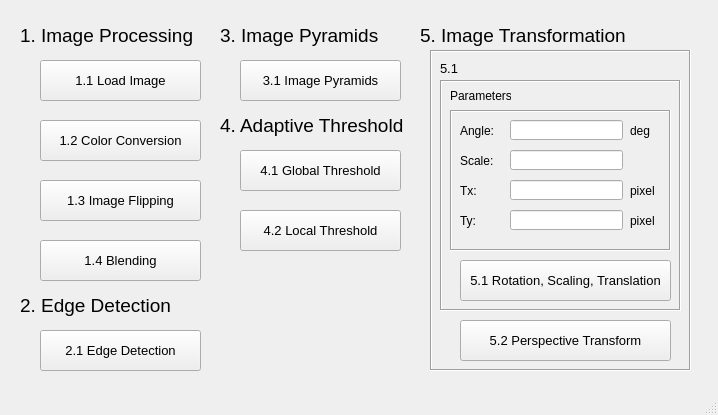
<?xml version="1.0" encoding="UTF-8"?>
<ui version="4.0">
 <class>MainWindow</class>
 <widget class="QMainWindow" name="MainWindow">
  <property name="geometry">
   <rect>
    <x>0</x>
    <y>0</y>
    <width>718</width>
    <height>415</height>
   </rect>
  </property>
  <property name="windowTitle">
   <string>MainWindow</string>
  </property>
  <widget class="QWidget" name="centralwidget">
   <widget class="QPushButton" name="btn2_1">
    <property name="geometry">
     <rect>
      <x>40</x>
      <y>330</y>
      <width>161</width>
      <height>41</height>
     </rect>
    </property>
    <property name="font">
     <font>
      <family>Arial</family>
      <pointsize>10</pointsize>
     </font>
    </property>
    <property name="text">
     <string>2.1 Edge Detection</string>
    </property>
   </widget>
   <widget class="QPushButton" name="btn4_1">
    <property name="geometry">
     <rect>
      <x>240</x>
      <y>150</y>
      <width>161</width>
      <height>41</height>
     </rect>
    </property>
    <property name="font">
     <font>
      <family>Arial</family>
      <pointsize>10</pointsize>
     </font>
    </property>
    <property name="text">
     <string>4.1 Global Threshold</string>
    </property>
   </widget>
   <widget class="QPushButton" name="btn4_2">
    <property name="geometry">
     <rect>
      <x>240</x>
      <y>210</y>
      <width>161</width>
      <height>41</height>
     </rect>
    </property>
    <property name="font">
     <font>
      <family>Arial</family>
      <pointsize>10</pointsize>
     </font>
    </property>
    <property name="text">
     <string>4.2 Local Threshold</string>
    </property>
   </widget>
   <widget class="QLabel" name="label">
    <property name="geometry">
     <rect>
      <x>20</x>
      <y>20</y>
      <width>181</width>
      <height>31</height>
     </rect>
    </property>
    <property name="font">
     <font>
      <family>Arial</family>
      <pointsize>14</pointsize>
     </font>
    </property>
    <property name="text">
     <string>1. Image Processing</string>
    </property>
   </widget>
   <widget class="QLabel" name="label_2">
    <property name="geometry">
     <rect>
      <x>20</x>
      <y>290</y>
      <width>181</width>
      <height>31</height>
     </rect>
    </property>
    <property name="font">
     <font>
      <family>Arial</family>
      <pointsize>14</pointsize>
     </font>
    </property>
    <property name="text">
     <string>2. Edge Detection</string>
    </property>
   </widget>
   <widget class="QLabel" name="label_3">
    <property name="geometry">
     <rect>
      <x>420</x>
      <y>20</y>
      <width>211</width>
      <height>31</height>
     </rect>
    </property>
    <property name="font">
     <font>
      <family>Arial</family>
      <pointsize>14</pointsize>
     </font>
    </property>
    <property name="text">
     <string>5. Image Transformation</string>
    </property>
   </widget>
   <widget class="QLabel" name="label_4">
    <property name="geometry">
     <rect>
      <x>220</x>
      <y>110</y>
      <width>191</width>
      <height>31</height>
     </rect>
    </property>
    <property name="font">
     <font>
      <family>Arial</family>
      <pointsize>14</pointsize>
     </font>
    </property>
    <property name="text">
     <string>4. Adaptive Threshold</string>
    </property>
   </widget>
   <widget class="QFrame" name="frame_3">
    <property name="geometry">
     <rect>
      <x>430</x>
      <y>50</y>
      <width>261</width>
      <height>321</height>
     </rect>
    </property>
    <property name="frameShape">
     <enum>QFrame::Box</enum>
    </property>
    <property name="frameShadow">
     <enum>QFrame::Sunken</enum>
    </property>
    <widget class="QFrame" name="frame_5">
     <property name="geometry">
      <rect>
       <x>10</x>
       <y>30</y>
       <width>241</width>
       <height>231</height>
      </rect>
     </property>
     <property name="frameShape">
      <enum>QFrame::Box</enum>
     </property>
     <property name="frameShadow">
      <enum>QFrame::Sunken</enum>
     </property>
     <widget class="QPushButton" name="btn5_1">
      <property name="geometry">
       <rect>
        <x>20</x>
        <y>180</y>
        <width>211</width>
        <height>41</height>
       </rect>
      </property>
      <property name="font">
       <font>
        <family>Arial</family>
        <pointsize>10</pointsize>
       </font>
      </property>
      <property name="text">
       <string>5.1 Rotation, Scaling, Translation</string>
      </property>
     </widget>
     <widget class="QLabel" name="label_9">
      <property name="geometry">
       <rect>
        <x>10</x>
        <y>0</y>
        <width>61</width>
        <height>31</height>
       </rect>
      </property>
      <property name="font">
       <font>
        <pointsize>9</pointsize>
       </font>
      </property>
      <property name="text">
       <string>Parameters</string>
      </property>
     </widget>
     <widget class="QFrame" name="frame_6">
      <property name="geometry">
       <rect>
        <x>10</x>
        <y>30</y>
        <width>221</width>
        <height>141</height>
       </rect>
      </property>
      <property name="frameShape">
       <enum>QFrame::Box</enum>
      </property>
      <property name="frameShadow">
       <enum>QFrame::Sunken</enum>
      </property>
      <widget class="QLabel" name="label_10">
       <property name="geometry">
        <rect>
         <x>10</x>
         <y>10</y>
         <width>47</width>
         <height>21</height>
        </rect>
       </property>
       <property name="font">
        <font>
         <pointsize>9</pointsize>
        </font>
       </property>
       <property name="text">
        <string>Angle:</string>
       </property>
      </widget>
      <widget class="QLabel" name="label_11">
       <property name="geometry">
        <rect>
         <x>10</x>
         <y>40</y>
         <width>47</width>
         <height>21</height>
        </rect>
       </property>
       <property name="font">
        <font>
         <pointsize>9</pointsize>
        </font>
       </property>
       <property name="text">
        <string>Scale:</string>
       </property>
      </widget>
      <widget class="QLabel" name="label_12">
       <property name="geometry">
        <rect>
         <x>10</x>
         <y>70</y>
         <width>47</width>
         <height>21</height>
        </rect>
       </property>
       <property name="font">
        <font>
         <pointsize>9</pointsize>
        </font>
       </property>
       <property name="text">
        <string>Tx:</string>
       </property>
      </widget>
      <widget class="QLabel" name="label_13">
       <property name="geometry">
        <rect>
         <x>10</x>
         <y>100</y>
         <width>47</width>
         <height>21</height>
        </rect>
       </property>
       <property name="font">
        <font>
         <pointsize>9</pointsize>
        </font>
       </property>
       <property name="text">
        <string>Ty:</string>
       </property>
      </widget>
      <widget class="QLineEdit" name="edtAngle">
       <property name="geometry">
        <rect>
         <x>60</x>
         <y>10</y>
         <width>113</width>
         <height>20</height>
        </rect>
       </property>
      </widget>
      <widget class="QLineEdit" name="edtScale">
       <property name="geometry">
        <rect>
         <x>60</x>
         <y>40</y>
         <width>113</width>
         <height>20</height>
        </rect>
       </property>
      </widget>
      <widget class="QLineEdit" name="edtTx">
       <property name="geometry">
        <rect>
         <x>60</x>
         <y>70</y>
         <width>113</width>
         <height>20</height>
        </rect>
       </property>
      </widget>
      <widget class="QLineEdit" name="edtTy">
       <property name="geometry">
        <rect>
         <x>60</x>
         <y>100</y>
         <width>113</width>
         <height>20</height>
        </rect>
       </property>
      </widget>
      <widget class="QLabel" name="label_14">
       <property name="geometry">
        <rect>
         <x>180</x>
         <y>10</y>
         <width>21</width>
         <height>21</height>
        </rect>
       </property>
       <property name="font">
        <font>
         <family>Arial</family>
         <pointsize>9</pointsize>
        </font>
       </property>
       <property name="text">
        <string>deg</string>
       </property>
      </widget>
      <widget class="QLabel" name="label_15">
       <property name="geometry">
        <rect>
         <x>180</x>
         <y>70</y>
         <width>31</width>
         <height>21</height>
        </rect>
       </property>
       <property name="font">
        <font>
         <family>Arial</family>
         <pointsize>9</pointsize>
        </font>
       </property>
       <property name="text">
        <string>pixel</string>
       </property>
      </widget>
      <widget class="QLabel" name="label_16">
       <property name="geometry">
        <rect>
         <x>180</x>
         <y>100</y>
         <width>31</width>
         <height>21</height>
        </rect>
       </property>
       <property name="font">
        <font>
         <family>Arial</family>
         <pointsize>9</pointsize>
        </font>
       </property>
       <property name="text">
        <string>pixel</string>
       </property>
      </widget>
     </widget>
    </widget>
    <widget class="QPushButton" name="btn5_2">
     <property name="geometry">
      <rect>
       <x>30</x>
       <y>270</y>
       <width>211</width>
       <height>41</height>
      </rect>
     </property>
     <property name="font">
      <font>
       <family>Arial</family>
       <pointsize>10</pointsize>
      </font>
     </property>
     <property name="text">
      <string>5.2 Perspective Transform</string>
     </property>
    </widget>
    <widget class="QLabel" name="label_8">
     <property name="geometry">
      <rect>
       <x>10</x>
       <y>10</y>
       <width>21</width>
       <height>16</height>
      </rect>
     </property>
     <property name="font">
      <font>
       <family>Arial</family>
       <pointsize>10</pointsize>
      </font>
     </property>
     <property name="text">
      <string>5.1</string>
     </property>
    </widget>
   </widget>
   <widget class="QPushButton" name="btn1_1">
    <property name="geometry">
     <rect>
      <x>40</x>
      <y>60</y>
      <width>161</width>
      <height>41</height>
     </rect>
    </property>
    <property name="font">
     <font>
      <family>Arial</family>
      <pointsize>10</pointsize>
      <stylestrategy>PreferDefault</stylestrategy>
     </font>
    </property>
    <property name="cursor">
     <cursorShape>WaitCursor</cursorShape>
    </property>
    <property name="text">
     <string>1.1 Load Image</string>
    </property>
    <property name="checkable">
     <bool>false</bool>
    </property>
   </widget>
   <widget class="QPushButton" name="btn1_2">
    <property name="geometry">
     <rect>
      <x>40</x>
      <y>120</y>
      <width>161</width>
      <height>41</height>
     </rect>
    </property>
    <property name="font">
     <font>
      <family>Arial</family>
      <pointsize>10</pointsize>
      <stylestrategy>PreferDefault</stylestrategy>
     </font>
    </property>
    <property name="cursor">
     <cursorShape>WaitCursor</cursorShape>
    </property>
    <property name="text">
     <string>1.2 Color Conversion</string>
    </property>
    <property name="checkable">
     <bool>false</bool>
    </property>
   </widget>
   <widget class="QPushButton" name="btn1_4">
    <property name="geometry">
     <rect>
      <x>40</x>
      <y>240</y>
      <width>161</width>
      <height>41</height>
     </rect>
    </property>
    <property name="font">
     <font>
      <family>Arial</family>
      <pointsize>10</pointsize>
      <stylestrategy>PreferDefault</stylestrategy>
     </font>
    </property>
    <property name="cursor">
     <cursorShape>WaitCursor</cursorShape>
    </property>
    <property name="text">
     <string>1.4 Blending</string>
    </property>
    <property name="checkable">
     <bool>false</bool>
    </property>
   </widget>
   <widget class="QPushButton" name="btn1_3">
    <property name="geometry">
     <rect>
      <x>40</x>
      <y>180</y>
      <width>161</width>
      <height>41</height>
     </rect>
    </property>
    <property name="font">
     <font>
      <family>Arial</family>
      <pointsize>10</pointsize>
      <stylestrategy>PreferDefault</stylestrategy>
     </font>
    </property>
    <property name="cursor">
     <cursorShape>WaitCursor</cursorShape>
    </property>
    <property name="text">
     <string>1.3 Image Flipping</string>
    </property>
    <property name="checkable">
     <bool>false</bool>
    </property>
   </widget>
   <widget class="QPushButton" name="btn3_1">
    <property name="geometry">
     <rect>
      <x>240</x>
      <y>60</y>
      <width>161</width>
      <height>41</height>
     </rect>
    </property>
    <property name="font">
     <font>
      <family>Arial</family>
      <pointsize>10</pointsize>
     </font>
    </property>
    <property name="text">
     <string>3.1 Image Pyramids</string>
    </property>
   </widget>
   <widget class="QLabel" name="label_5">
    <property name="geometry">
     <rect>
      <x>220</x>
      <y>20</y>
      <width>161</width>
      <height>31</height>
     </rect>
    </property>
    <property name="font">
     <font>
      <family>Arial</family>
      <pointsize>14</pointsize>
     </font>
    </property>
    <property name="text">
     <string>3. Image Pyramids</string>
    </property>
   </widget>
  </widget>
  <widget class="QMenuBar" name="menubar">
   <property name="geometry">
    <rect>
     <x>0</x>
     <y>0</y>
     <width>718</width>
     <height>21</height>
    </rect>
   </property>
  </widget>
  <widget class="QStatusBar" name="statusbar"/>
 </widget>
 <resources/>
 <connections/>
</ui>
